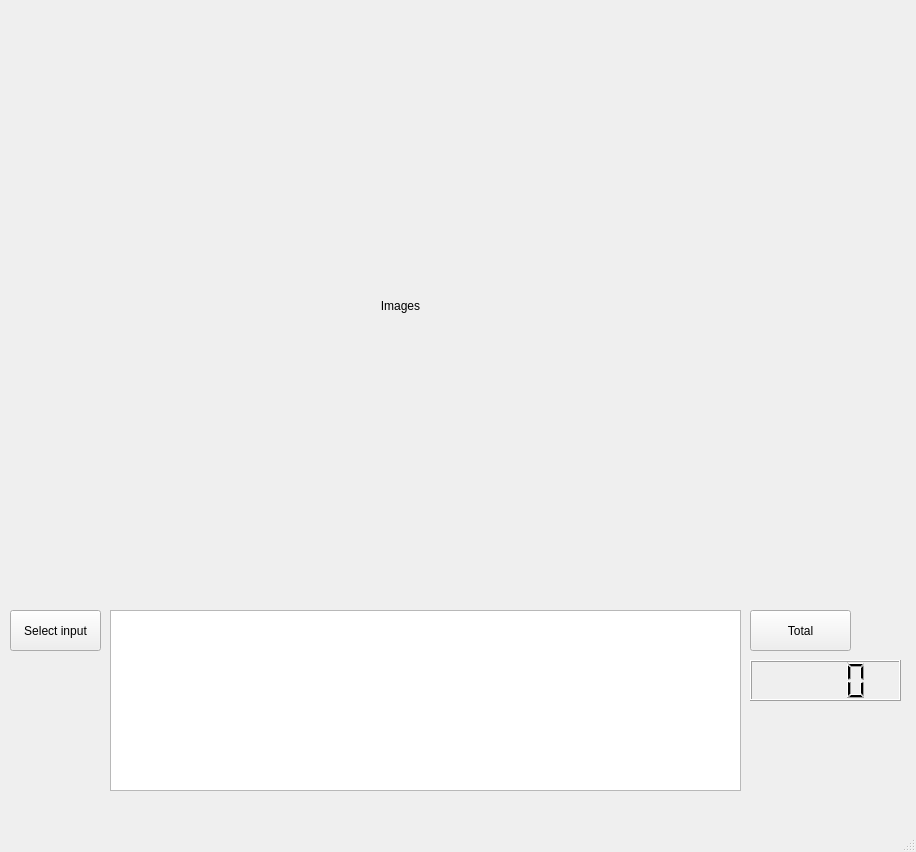
<?xml version="1.0" encoding="UTF-8"?>
<ui version="4.0">
 <class>MainWindow</class>
 <widget class="QMainWindow" name="MainWindow">
  <property name="geometry">
   <rect>
    <x>0</x>
    <y>0</y>
    <width>916</width>
    <height>852</height>
   </rect>
  </property>
  <property name="windowTitle">
   <string>MainWindow</string>
  </property>
  <widget class="QWidget" name="centralwidget">
   <widget class="QLabel" name="images">
    <property name="geometry">
     <rect>
      <x>10</x>
      <y>10</y>
      <width>781</width>
      <height>591</height>
     </rect>
    </property>
    <property name="text">
     <string>Images</string>
    </property>
    <property name="alignment">
     <set>Qt::AlignCenter</set>
    </property>
   </widget>
   <widget class="QTextEdit" name="result">
    <property name="geometry">
     <rect>
      <x>110</x>
      <y>610</y>
      <width>631</width>
      <height>181</height>
     </rect>
    </property>
    <property name="font">
     <font>
      <pointsize>10</pointsize>
     </font>
    </property>
   </widget>
   <widget class="QPushButton" name="input_bt">
    <property name="geometry">
     <rect>
      <x>10</x>
      <y>610</y>
      <width>91</width>
      <height>41</height>
     </rect>
    </property>
    <property name="text">
     <string>Select input</string>
    </property>
   </widget>
   <widget class="QPushButton" name="total_bt">
    <property name="geometry">
     <rect>
      <x>750</x>
      <y>610</y>
      <width>101</width>
      <height>41</height>
     </rect>
    </property>
    <property name="text">
     <string>Total</string>
    </property>
   </widget>
   <widget class="QLCDNumber" name="total_dp">
    <property name="geometry">
     <rect>
      <x>750</x>
      <y>660</y>
      <width>151</width>
      <height>41</height>
     </rect>
    </property>
    <property name="digitCount">
     <number>4</number>
    </property>
   </widget>
  </widget>
  <widget class="QMenuBar" name="menubar">
   <property name="geometry">
    <rect>
     <x>0</x>
     <y>0</y>
     <width>916</width>
     <height>26</height>
    </rect>
   </property>
  </widget>
  <widget class="QStatusBar" name="statusbar"/>
 </widget>
 <resources/>
 <connections/>
</ui>
